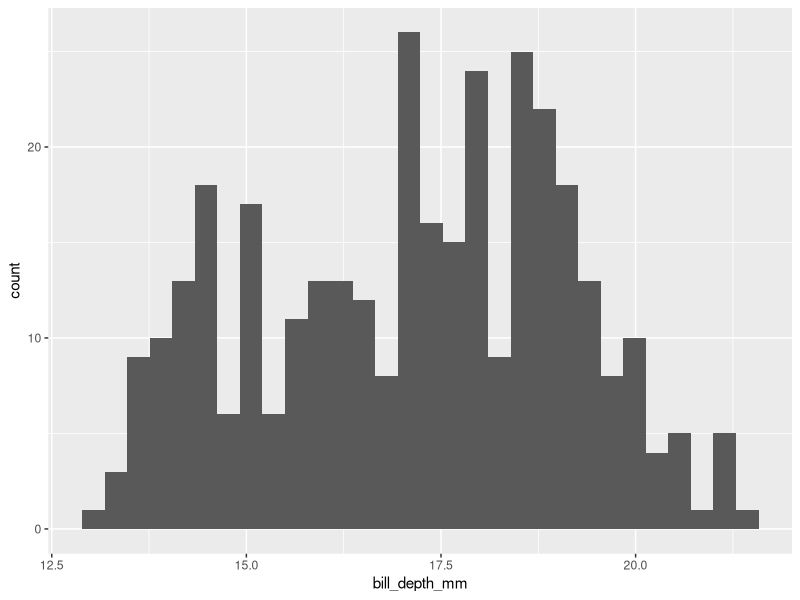
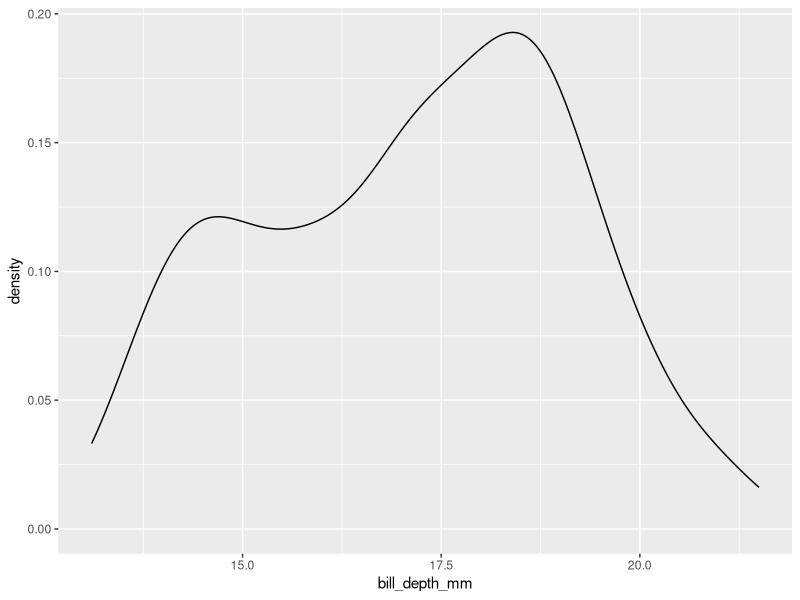
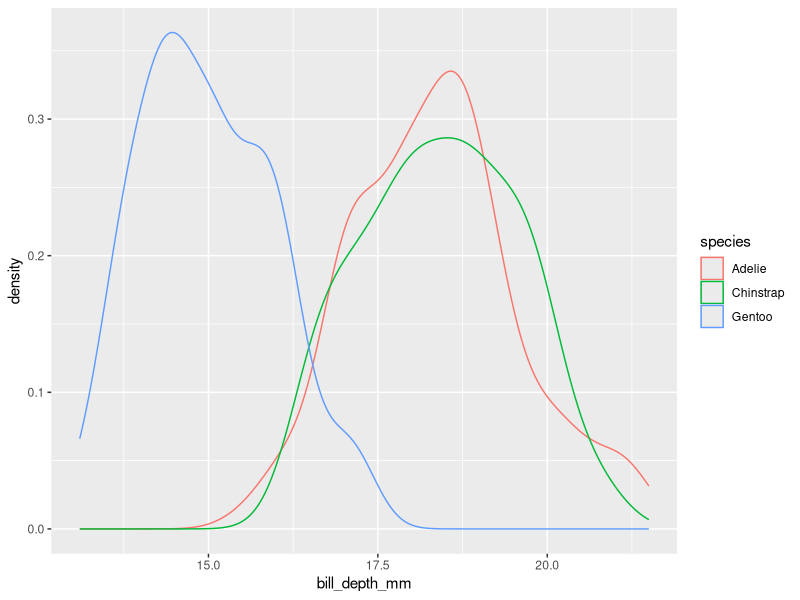

These figures' R source, in order:
## ---- chunk 1
library(tidyverse)
library(palmerpenguins)
## ---- chunk 2
summary(penguins)
## ---- chunk 3
penguins %>% 
  ggplot(aes(x=bill_depth_mm)) +
  geom_histogram()
## ---- chunk 4
penguins %>% 
  ggplot(aes(x=bill_depth_mm)) +
  geom_density()
## ---- chunk 5
penguins %>% 
  ggplot(aes(x=bill_depth_mm, color = species)) +
  geom_density()
## ---- chunk 6
library(e1071)
test <- rnorm(1000)

## ---- chunk 7
skewness(test)
## ---- chunk 8
kurtosis(test)
## ---- chunk 9
shapiro.test(test) 
## ---- chunk 10
ks.test(test, "pnorm", mean = mean(test), sd = sd(test))
## ---- chunk 11
library(nortest)
lillie.test(test)
## ---- chunk 12
library(nortest)
ad.test(test)
